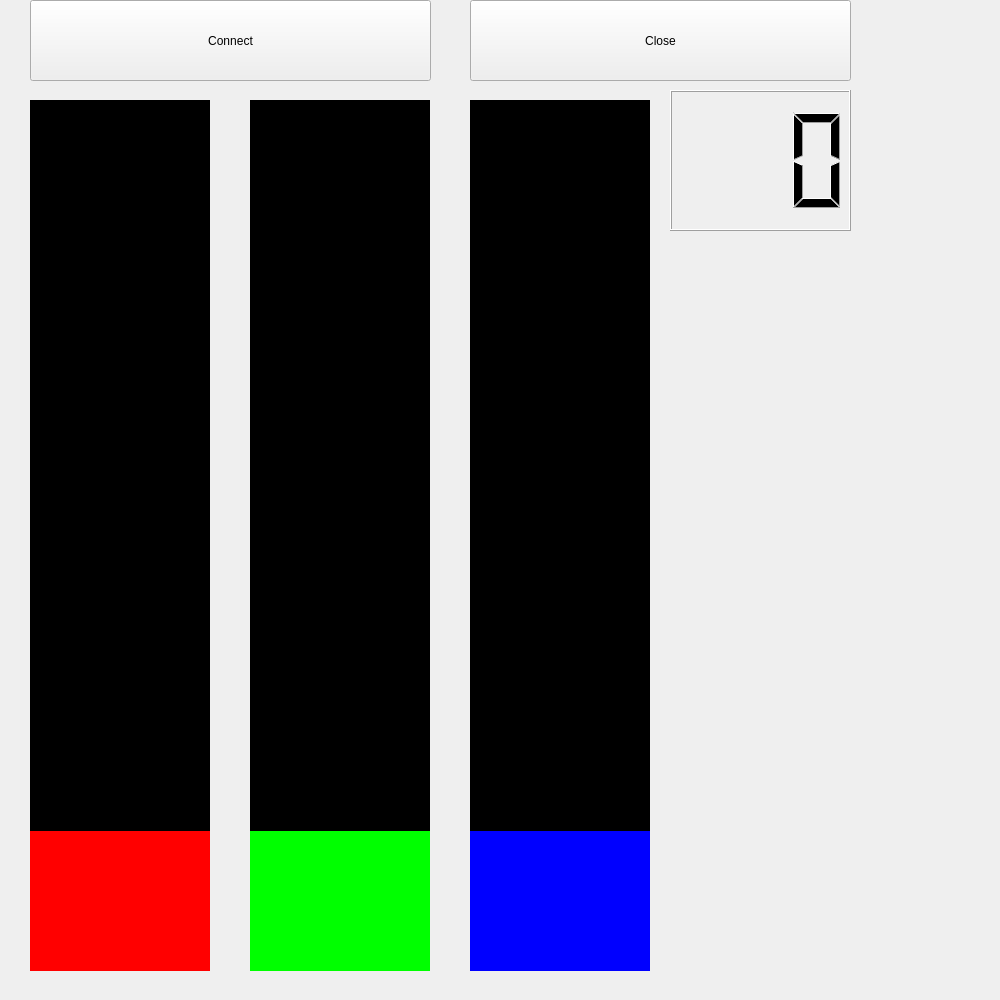
<?xml version="1.0" encoding="UTF-8"?>
<ui version="4.0">
 <class>chat</class>
 <widget class="QWidget" name="chat">
  <property name="geometry">
   <rect>
    <x>0</x>
    <y>0</y>
    <width>1000</width>
    <height>1000</height>
   </rect>
  </property>
  <property name="windowTitle">
   <string>Form</string>
  </property>
  <widget class="QSlider" name="redSlider">
   <property name="geometry">
    <rect>
     <x>250</x>
     <y>100</y>
     <width>180</width>
     <height>871</height>
    </rect>
   </property>
   <property name="styleSheet">
    <string notr="true">QSlider::groove:vertical{border-left: 20px solid black; border-right: 20px solid black; border-top:65px solid black; border-bottom: 65px solid black; width: 140px; background: rgb(0, 0, 0); } 
QSlider::handle:vertical{background-color: rgb(0, 255, 0);  height: 140px; border-radius: 3px; margin: -65px; border-radius: 30px} 
</string>
   </property>
   <property name="maximum">
    <number>255</number>
   </property>
   <property name="value">
    <number>0</number>
   </property>
   <property name="sliderPosition">
    <number>0</number>
   </property>
   <property name="orientation">
    <enum>Qt::Vertical</enum>
   </property>
  </widget>
  <widget class="QSlider" name="greenSlider">
   <property name="geometry">
    <rect>
     <x>470</x>
     <y>100</y>
     <width>180</width>
     <height>871</height>
    </rect>
   </property>
   <property name="styleSheet">
    <string notr="true">QSlider::groove:vertical{border-left: 20px solid black; border-right: 20px solid black; border-top:65px solid black; border-bottom: 65px solid black; width: 140px; background: rgb(0, 0, 0); } 
QSlider::handle:vertical{background-color: rgb(0, 0, 255);  height: 140px; border-radius: 3px; margin: -65px; border-radius: 30px}
</string>
   </property>
   <property name="maximum">
    <number>255</number>
   </property>
   <property name="value">
    <number>0</number>
   </property>
   <property name="sliderPosition">
    <number>0</number>
   </property>
   <property name="orientation">
    <enum>Qt::Vertical</enum>
   </property>
  </widget>
  <widget class="QSlider" name="blueSlider">
   <property name="geometry">
    <rect>
     <x>30</x>
     <y>100</y>
     <width>180</width>
     <height>871</height>
    </rect>
   </property>
   <property name="styleSheet">
    <string notr="true">QSlider::groove:vertical{border-left: 20px solid black; border-right: 20px solid black; border-top:65px solid black; border-bottom: 65px solid black; width: 140px; background: rgb(0, 0, 0); } 
QSlider::handle:vertical{background-color: rgb(255, 0, 0);  height: 140px; border-radius: 3px; margin: -65px; border-radius: 30px}
</string>
   </property>
   <property name="maximum">
    <number>255</number>
   </property>
   <property name="value">
    <number>0</number>
   </property>
   <property name="sliderPosition">
    <number>0</number>
   </property>
   <property name="orientation">
    <enum>Qt::Vertical</enum>
   </property>
  </widget>
  <widget class="QLCDNumber" name="lcdNumber">
   <property name="geometry">
    <rect>
     <x>670</x>
     <y>90</y>
     <width>181</width>
     <height>141</height>
    </rect>
   </property>
   <property name="digitCount">
    <number>3</number>
   </property>
  </widget>
  <widget class="QPushButton" name="connectBtn">
   <property name="geometry">
    <rect>
     <x>30</x>
     <y>0</y>
     <width>401</width>
     <height>81</height>
    </rect>
   </property>
   <property name="text">
    <string>Connect</string>
   </property>
  </widget>
  <widget class="QPushButton" name="cancelBtn">
   <property name="geometry">
    <rect>
     <x>470</x>
     <y>0</y>
     <width>381</width>
     <height>81</height>
    </rect>
   </property>
   <property name="text">
    <string>Close</string>
   </property>
  </widget>
  <widget class="QWidget" name="widget" native="true">
   <property name="geometry">
    <rect>
     <x>680</x>
     <y>250</y>
     <width>171</width>
     <height>111</height>
    </rect>
   </property>
   <property name="styleSheet">
    <string notr="true"/>
   </property>
  </widget>
 </widget>
 <resources/>
 <connections/>
</ui>
